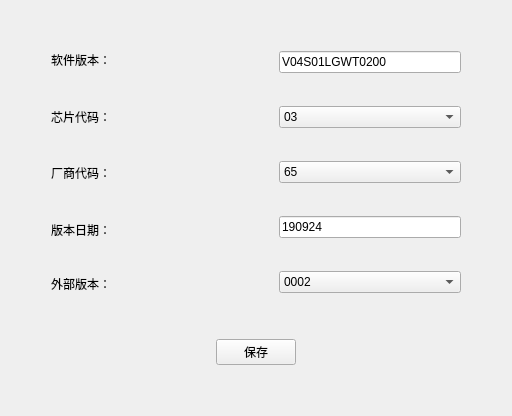
      <widget class="QWidget" name="tab_4">
       <attribute name="title">
        <string>三相比对参数设置</string>
       </attribute>
       <layout class="QVBoxLayout" name="verticalLayout_18">
        <item>
         <layout class="QVBoxLayout" name="verticalLayout_15">
          <item>
           <spacer name="verticalSpacer_12">
            <property name="orientation">
             <enum>Qt::Vertical</enum>
            </property>
            <property name="sizeHint" stdset="0">
             <size>
              <width>20</width>
              <height>40</height>
             </size>
            </property>
           </spacer>
          </item>
          <item>
           <layout class="QHBoxLayout" name="horizontalLayout_13" stretch="0,0,0">
            <item>
             <layout class="QHBoxLayout" name="horizontalLayout_14">
              <item>
               <spacer name="horizontalSpacer_22">
                <property name="orientation">
                 <enum>Qt::Horizontal</enum>
                </property>
                <property name="sizeHint" stdset="0">
                 <size>
                  <width>40</width>
                  <height>20</height>
                 </size>
                </property>
               </spacer>
              </item>
              <item>
               <layout class="QVBoxLayout" name="verticalLayout_16">
                <item>
                 <widget class="QLabel" name="lb_wo_2">
                  <property name="text">
                   <string>软件版本：</string>
                  </property>
                 </widget>
                </item>
                <item>
                 <spacer name="verticalSpacer_13">
                  <property name="orientation">
                   <enum>Qt::Vertical</enum>
                  </property>
                  <property name="sizeHint" stdset="0">
                   <size>
                    <width>82</width>
                    <height>33</height>
                   </size>
                  </property>
                 </spacer>
                </item>
                <item>
                 <widget class="QLabel" name="lb_aproval_no_2">
                  <property name="text">
                   <string>芯片代码：</string>
                  </property>
                 </widget>
                </item>
                <item>
                 <spacer name="verticalSpacer_14">
                  <property name="orientation">
                   <enum>Qt::Vertical</enum>
                  </property>
                  <property name="sizeHint" stdset="0">
                   <size>
                    <width>82</width>
                    <height>32</height>
                   </size>
                  </property>
                 </spacer>
                </item>
                <item>
                 <widget class="QLabel" name="lb_prod_qty_2">
                  <property name="text">
                   <string>厂商代码：</string>
                  </property>
                 </widget>
                </item>
                <item>
                 <spacer name="verticalSpacer_15">
                  <property name="orientation">
                   <enum>Qt::Vertical</enum>
                  </property>
                  <property name="sizeHint" stdset="0">
                   <size>
                    <width>82</width>
                    <height>33</height>
                   </size>
                  </property>
                 </spacer>
                </item>
                <item>
                 <widget class="QLabel" name="lb_guy_send_2">
                  <property name="text">
                   <string>版本日期：</string>
                  </property>
                 </widget>
                </item>
                <item>
                 <spacer name="verticalSpacer_16">
                  <property name="orientation">
                   <enum>Qt::Vertical</enum>
                  </property>
                  <property name="sizeHint" stdset="0">
                   <size>
                    <width>182</width>
                    <height>27</height>
                   </size>
                  </property>
                 </spacer>
                </item>
                <item>
                 <widget class="QLabel" name="lb_guy_receive_2">
                  <property name="text">
                   <string>外部版本：</string>
                  </property>
                 </widget>
                </item>
               </layout>
              </item>
             </layout>
            </item>
            <item>
             <spacer name="horizontalSpacer_23">
              <property name="orientation">
               <enum>Qt::Horizontal</enum>
              </property>
              <property name="sizeHint" stdset="0">
               <size>
                <width>40</width>
                <height>20</height>
               </size>
              </property>
             </spacer>
            </item>
            <item>
             <layout class="QHBoxLayout" name="horizontalLayout_15">
              <item>
               <layout class="QVBoxLayout" name="verticalLayout_17">
                <item>
                 <widget class="QLineEdit" name="le_version_sw_III">
                  <property name="text">
                   <string>V04S01LGWT0200</string>
                  </property>
                 </widget>
                </item>
                <item>
                 <spacer name="verticalSpacer_17">
                  <property name="orientation">
                   <enum>Qt::Vertical</enum>
                  </property>
                  <property name="sizeHint" stdset="0">
                   <size>
                    <width>182</width>
                    <height>27</height>
                   </size>
                  </property>
                 </spacer>
                </item>
                <item>
                 <widget class="QComboBox" name="cb_chipcode_III">
                  <item>
                   <property name="text">
                    <string>03</string>
                   </property>
                  </item>
                  <item>
                   <property name="text">
                    <string>01</string>
                   </property>
                  </item>
                 </widget>
                </item>
                <item>
                 <spacer name="verticalSpacer_18">
                  <property name="orientation">
                   <enum>Qt::Vertical</enum>
                  </property>
                  <property name="sizeHint" stdset="0">
                   <size>
                    <width>182</width>
                    <height>27</height>
                   </size>
                  </property>
                 </spacer>
                </item>
                <item>
                 <widget class="QComboBox" name="cb_vendor_code_III">
                  <item>
                   <property name="text">
                    <string>65</string>
                   </property>
                  </item>
                  <item>
                   <property name="text">
                    <string>BD</string>
                   </property>
                  </item>
                  <item>
                   <property name="text">
                    <string>BG</string>
                   </property>
                  </item>
                  <item>
                   <property name="text">
                    <string>BW</string>
                   </property>
                  </item>
                  <item>
                   <property name="text">
                    <string>CL</string>
                   </property>
                  </item>
                  <item>
                   <property name="text">
                    <string>CY</string>
                   </property>
                  </item>
                  <item>
                   <property name="text">
                    <string>DW</string>
                   </property>
                  </item>
                  <item>
                   <property name="text">
                    <string>ES</string>
                   </property>
                  </item>
                  <item>
                   <property name="text">
                    <string>FC</string>
                   </property>
                  </item>
                  <item>
                   <property name="text">
                    <string>GD</string>
                   </property>
                  </item>
                  <item>
                   <property name="text">
                    <string>GY</string>
                   </property>
                  </item>
                  <item>
                   <property name="text">
                    <string>HB</string>
                   </property>
                  </item>
                  <item>
                   <property name="text">
                    <string>HL</string>
                   </property>
                  </item>
                  <item>
                   <property name="text">
                    <string>HR</string>
                   </property>
                  </item>
                  <item>
                   <property name="text">
                    <string>HT</string>
                   </property>
                  </item>
                  <item>
                   <property name="text">
                    <string>HY</string>
                   </property>
                  </item>
                  <item>
                   <property name="text">
                    <string>JC</string>
                   </property>
                  </item>
                  <item>
                   <property name="text">
                    <string>JF</string>
                   </property>
                  </item>
                  <item>
                   <property name="text">
                    <string>JH</string>
                   </property>
                  </item>
                  <item>
                   <property name="text">
                    <string>JN</string>
                   </property>
                  </item>
                  <item>
                   <property name="text">
                    <string>JR</string>
                   </property>
                  </item>
                  <item>
                   <property name="text">
                    <string>KD</string>
                   </property>
                  </item>
                  <item>
                   <property name="text">
                    <string>LD</string>
                   </property>
                  </item>
                  <item>
                   <property name="text">
                    <string>LN</string>
                   </property>
                  </item>
                  <item>
                   <property name="text">
                    <string>NK</string>
                   </property>
                  </item>
                  <item>
                   <property name="text">
                    <string>NL</string>
                   </property>
                  </item>
                  <item>
                   <property name="text">
                    <string>NZ</string>
                   </property>
                  </item>
                  <item>
                   <property name="text">
                    <string>PH</string>
                   </property>
                  </item>
                  <item>
                   <property name="text">
                    <string>RS</string>
                   </property>
                  </item>
                  <item>
                   <property name="text">
                    <string>SD</string>
                   </property>
                  </item>
                  <item>
                   <property name="text">
                    <string>SS</string>
                   </property>
                  </item>
                  <item>
                   <property name="text">
                    <string>SX</string>
                   </property>
                  </item>
                  <item>
                   <property name="text">
                    <string>TC</string>
                   </property>
                  </item>
                  <item>
                   <property name="text">
                    <string>TX</string>
                   </property>
                  </item>
                  <item>
                   <property name="text">
                    <string>WE</string>
                   </property>
                  </item>
                  <item>
                   <property name="text">
                    <string>WN</string>
                   </property>
                  </item>
                  <item>
                   <property name="text">
                    <string>WS</string>
                   </property>
                  </item>
                  <item>
                   <property name="text">
                    <string>XJ</string>
                   </property>
                  </item>
                  <item>
                   <property name="text">
                    <string>XL</string>
                   </property>
                  </item>
                  <item>
                   <property name="text">
                    <string>YD</string>
                   </property>
                  </item>
                  <item>
                   <property name="text">
                    <string>YH</string>
                   </property>
                  </item>
                  <item>
                   <property name="text">
                    <string>ZN</string>
                   </property>
                  </item>
                 </widget>
                </item>
                <item>
                 <spacer name="verticalSpacer_19">
                  <property name="orientation">
                   <enum>Qt::Vertical</enum>
                  </property>
                  <property name="sizeHint" stdset="0">
                   <size>
                    <width>182</width>
                    <height>27</height>
                   </size>
                  </property>
                 </spacer>
                </item>
                <item>
                 <widget class="QLineEdit" name="le_date_sw_III">
                  <property name="text">
                   <string>190924</string>
                  </property>
                  <property name="placeholderText">
                   <string/>
                  </property>
                 </widget>
                </item>
                <item>
                 <spacer name="verticalSpacer_20">
                  <property name="orientation">
                   <enum>Qt::Vertical</enum>
                  </property>
                  <property name="sizeHint" stdset="0">
                   <size>
                    <width>182</width>
                    <height>27</height>
                   </size>
                  </property>
                 </spacer>
                </item>
                <item>
                 <widget class="QComboBox" name="cb_ext_version_III">
                  <item>
                   <property name="text">
                    <string>0002</string>
                   </property>
                  </item>
                  <item>
                   <property name="text">
                    <string>0001</string>
                   </property>
                  </item>
                  <item>
                   <property name="text">
                    <string>0090</string>
                   </property>
                  </item>
                  <item>
                   <property name="text">
                    <string>0121</string>
                   </property>
                  </item>
                  <item>
                   <property name="text">
                    <string>0151</string>
                   </property>
                  </item>
                  <item>
                   <property name="text">
                    <string>0181</string>
                   </property>
                  </item>
                  <item>
                   <property name="text">
                    <string>0211</string>
                   </property>
                  </item>
                  <item>
                   <property name="text">
                    <string>0270</string>
                   </property>
                  </item>
                  <item>
                   <property name="text">
                    <string>0301</string>
                   </property>
                  </item>
                  <item>
                   <property name="text">
                    <string>0331</string>
                   </property>
                  </item>
                  <item>
                   <property name="text">
                    <string>0361</string>
                   </property>
                  </item>
                  <item>
                   <property name="text">
                    <string>0421</string>
                   </property>
                  </item>
                  <item>
                   <property name="text">
                    <string>0451</string>
                   </property>
                  </item>
                  <item>
                   <property name="text">
                    <string>0481</string>
                   </property>
                  </item>
                  <item>
                   <property name="text">
                    <string>0541</string>
                   </property>
                  </item>
                  <item>
                   <property name="text">
                    <string>0570</string>
                   </property>
                  </item>
                  <item>
                   <property name="text">
                    <string>0600</string>
                   </property>
                  </item>
                  <item>
                   <property name="text">
                    <string>0630</string>
                   </property>
                  </item>
                  <item>
                   <property name="text">
                    <string>1090</string>
                   </property>
                  </item>
                  <item>
                   <property name="text">
                    <string>2090</string>
                   </property>
                  </item>
                  <item>
                   <property name="text">
                    <string>2181</string>
                   </property>
                  </item>
                  <item>
                   <property name="text">
                    <string>2541</string>
                   </property>
                  </item>
                  <item>
                   <property name="text">
                    <string>0212</string>
                   </property>
                  </item>
                  <item>
                   <property name="text">
                    <string>0101</string>
                   </property>
                  </item>
                  <item>
                   <property name="text">
                    <string>0151</string>
                   </property>
                  </item>
                  <item>
                   <property name="text">
                    <string>0482</string>
                   </property>
                  </item>
                  <item>
                   <property name="text">
                    <string>0302</string>
                   </property>
                  </item>
                  <item>
                   <property name="text">
                    <string>0452</string>
                   </property>
                  </item>
                  <item>
                   <property name="text">
                    <string>0122</string>
                   </property>
                  </item>
                  <item>
                   <property name="text">
                    <string>0182</string>
                   </property>
                  </item>
                  <item>
                   <property name="text">
                    <string>1091</string>
                   </property>
                  </item>
                  <item>
                   <property name="text">
                    <string>0091</string>
                   </property>
                  </item>
                  <item>
                   <property name="text">
                    <string>2091</string>
                   </property>
                  </item>
                  <item>
                   <property name="text">
                    <string>0631</string>
                   </property>
                  </item>
                  <item>
                   <property name="text">
                    <string>0661</string>
                   </property>
                  </item>
                  <item>
                   <property name="text">
                    <string>0062</string>
                   </property>
                  </item>
                 </widget>
                </item>
               </layout>
              </item>
              <item>
               <spacer name="horizontalSpacer_24">
                <property name="orientation">
                 <enum>Qt::Horizontal</enum>
                </property>
                <property name="sizeHint" stdset="0">
                 <size>
                  <width>40</width>
                  <height>20</height>
                 </size>
                </property>
               </spacer>
              </item>
             </layout>
            </item>
           </layout>
          </item>
          <item>
           <spacer name="verticalSpacer_21">
            <property name="orientation">
             <enum>Qt::Vertical</enum>
            </property>
            <property name="sizeHint" stdset="0">
             <size>
              <width>20</width>
              <height>40</height>
             </size>
            </property>
           </spacer>
          </item>
          <item>
           <layout class="QHBoxLayout" name="horizontalLayout_16">
            <item>
             <spacer name="horizontalSpacer_25">
              <property name="orientation">
               <enum>Qt::Horizontal</enum>
              </property>
              <property name="sizeHint" stdset="0">
               <size>
                <width>40</width>
                <height>20</height>
               </size>
              </property>
             </spacer>
            </item>
            <item>
             <widget class="QPushButton" name="btn_save_III">
              <property name="text">
               <string>保存</string>
              </property>
             </widget>
            </item>
            <item>
             <spacer name="horizontalSpacer_26">
              <property name="orientation">
               <enum>Qt::Horizontal</enum>
              </property>
              <property name="sizeHint" stdset="0">
               <size>
                <width>40</width>
                <height>20</height>
               </size>
              </property>
             </spacer>
            </item>
           </layout>
          </item>
          <item>
           <spacer name="verticalSpacer_22">
            <property name="orientation">
             <enum>Qt::Vertical</enum>
            </property>
            <property name="sizeHint" stdset="0">
             <size>
              <width>20</width>
              <height>40</height>
             </size>
            </property>
           </spacer>
          </item>
         </layout>
        </item>
       </layout>
      </widget>
